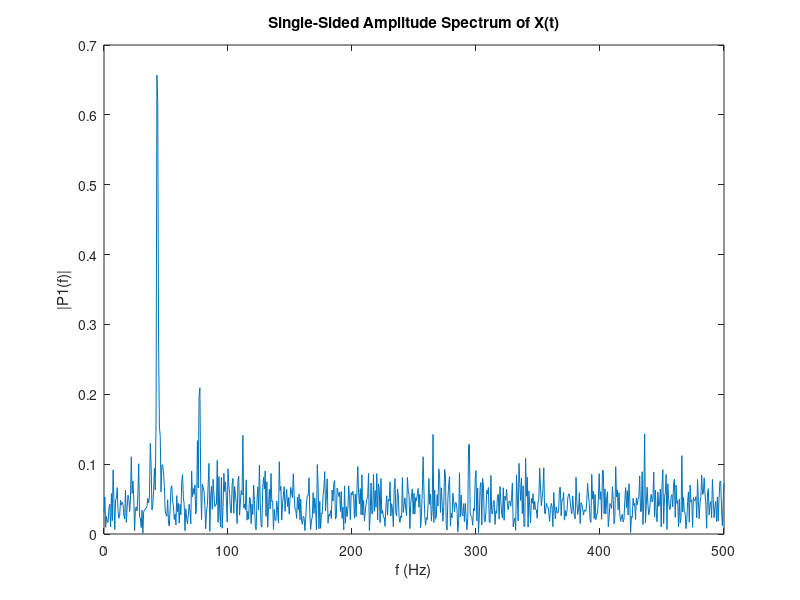

Recreate this plot in MATLAB.
Fs = 1000;            % Sampling frequency                    
T = 1/Fs;             % Sampling period       
L = 1500;             % Length of signal
t = (0:L-1)*T;        % Time vector

% Form a signal containing a 77 Hz sinusoid of amplitude 0.7 and a 43Hz sinusoid of amplitude 2.

S = 0.7 * cos(2 * pi * 77 * t) + 2 * cos(2 * pi * 43 * t);

% Corrupt the signal with noise 
X = S + 2*randn(size(t));

% Plot the noisy signal in the time domain. It is difficult to identify the frequency components by looking at the signal X(t). 
plot(1000*t(1:50) ,X(1:50))
title('Signal Corrupted with Zero-Mean Random Noise')
xlabel('t (milliseconds)')
ylabel('X(t)')

% Compute the Fourier transform of the signal. 

signal_fft = fft(X);
signal_fft = abs(signal_fft/L);

% Compute the two-sided spectrum P2. Then compute the single-sided spectrum P1 based on P2 and the even-valued signal length L.

signal_fft  = signal_fft(1:L/2+1);

% Plotting
f = Fs*(0:(L/2))/L;
plot(f,signal_fft) 
title('Single-Sided Amplitude Spectrum of X(t)')
xlabel('f (Hz)')
ylabel('|P1(f)|')

